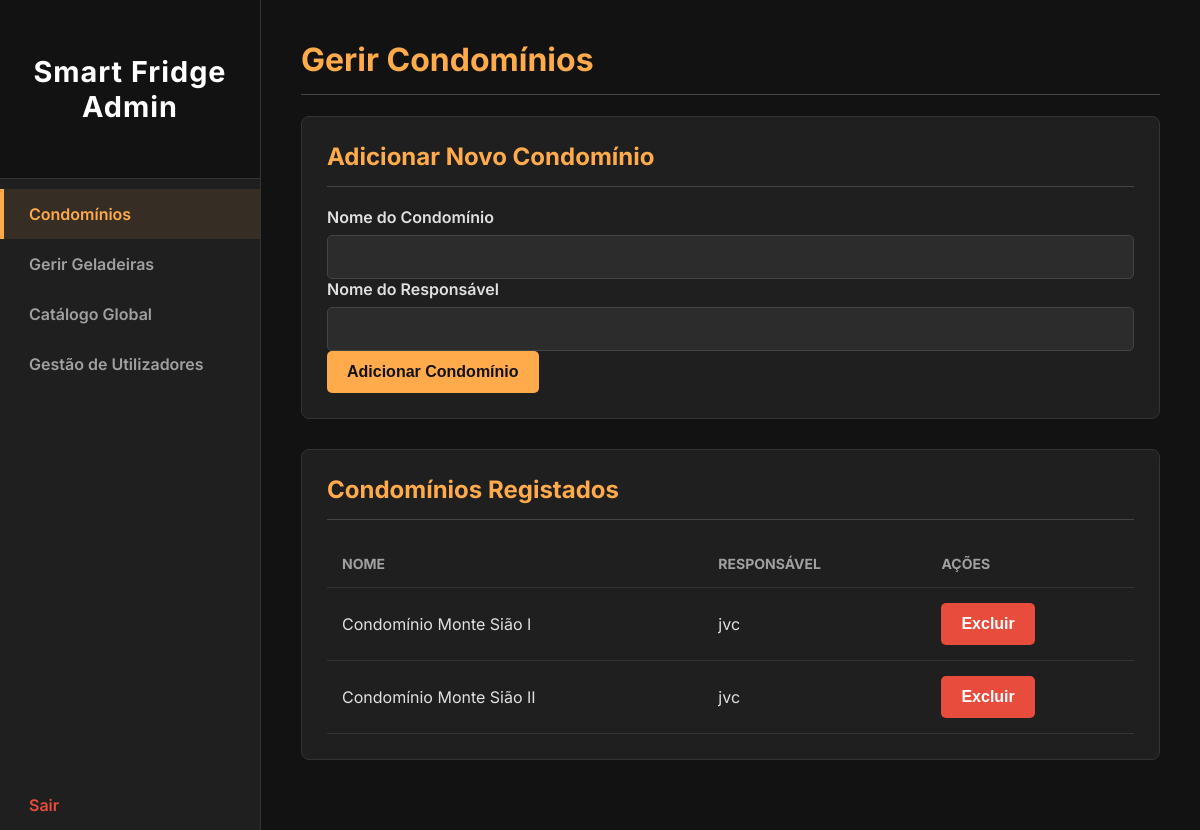
The page /admin/condominios (signed in) on the database as committed earlier.
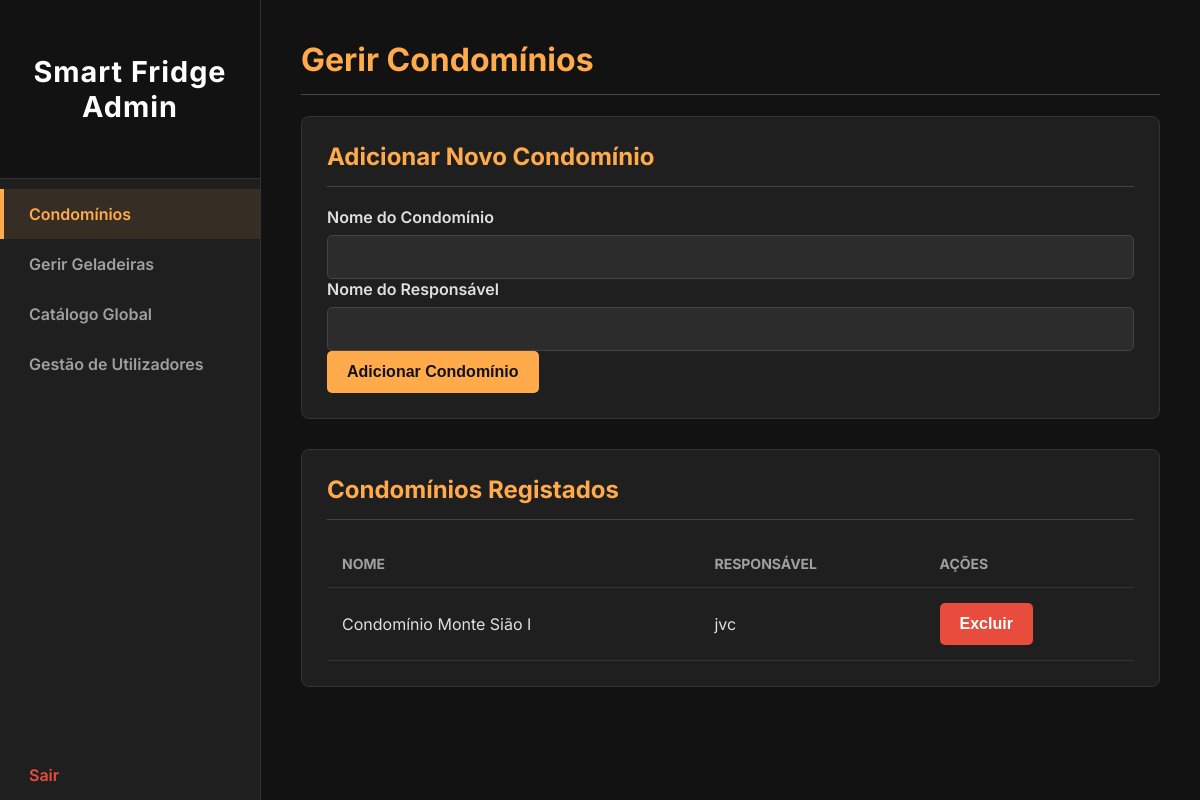
The same page on the database as committed later.
### models.py (models this page shows)
class Condominio(db.Model):
    __tablename__ = 'condominio'
    id = db.Column(db.Integer, primary_key=True)
    name = db.Column(db.String(150), nullable=False, unique=True)
    responsible_name = db.Column(db.String(150))
    products = db.relationship('Product', secondary='inventory', back_populates='condominios')

### app.py (the view, shortened to what this page needs)
@app.route('/admin/condominios', methods=['GET', 'POST'])
@login_required
def gerenciar_condominios():
    if not current_user.is_admin: return redirect(url_for('user_dashboard'))
    todos_condominios = Condominio.query.order_by(Condominio.name).all()
    return render_template('gerenciar_condominios.html', condominios=todos_condominios)

### app.py (called while the page is built)
@login_manager.user_loader
def load_user(user_id):
    return User.query.get(int(user_id))

### templates/gerenciar_condominios.html (shortened to what this page needs)
<!DOCTYPE html>
<html lang="pt-br">
<head>
    <link rel="stylesheet" href="{{ url_for('static', filename='admin_style.css') }}">
</head>
<body>
    <div class="wrapper">
        <nav class="sidebar">
            <div class="sidebar-header"><h3 class="logo-text">Smart Fridge Admin</h3></div>
            <ul>
                <li><a href="{{ url_for('gerenciar_condominios') }}" class="active">Condomínios</a></li>
                <li><a href="{{ url_for('selecionar_geladeira') }}">Gerir Geladeiras</a></li>
                <li><a href="{{ url_for('gerenciar_catalogo') }}">Catálogo Global</a></li>
                <li><a href="{{ url_for('gerenciar_utilizadores') }}">Gestão de Utilizadores</a></li>
                <li><a href="{{ url_for('logout') }}" class="logout-link">Sair</a></li>
            </ul>
        </nav>
        <main class="main-content">
            <h1>Gerir Condomínios</h1>
            <div class="card">
                <h2>Adicionar Novo Condomínio</h2>
                <form action="{{ url_for('gerenciar_condominios') }}" method="POST">
                    <div class="form-group"><label>Nome do Condomínio</label><input type="text" name="condo_name" required></div>
                    <div class="form-group"><label>Nome do Responsável</label><input type="text" name="responsible_name"></div>
                    <button type="submit">Adicionar Condomínio</button>
                </form>
            </div>
            <div class="card">
                <h2>Condomínios Registados</h2>
                <table>
                    <thead><tr><th>Nome</th><th>Responsável</th><th>Ações</th></tr></thead>
                    <tbody>
                        {% for condo in condominios %}
                        <tr>
                            <td>{{ condo.name }}</td>
                            <td>{{ condo.responsible_name or 'N/A' }}</td>
                            <td>
                                <form action="{{ url_for('excluir_condominio', condo_id=condo.id) }}" method="POST" onsubmit="return confirm('Tem a certeza?');" class="inline-form">
                                    <button type="submit" class="delete-btn">Excluir</button>
                                </form>
                            </td>
                        </tr>
                        {% endfor %}
                    </tbody>
                </table>
            </div>
        </main>
    </div>
</body>
</html>

Rows that differ between the two databases and show on the page:
removed Condominio: name "Condomínio Monte Sião II", responsible_name "jvc"
